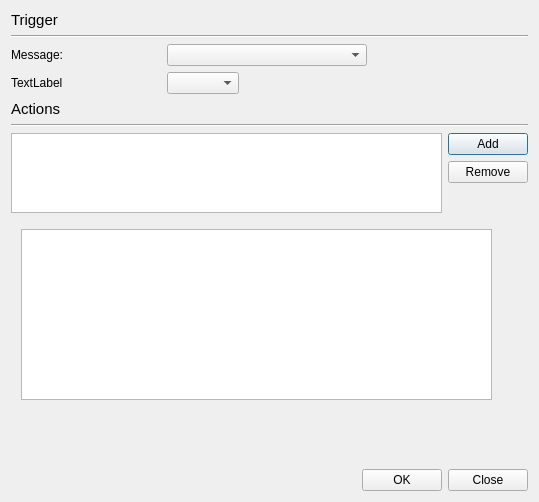
<?xml version="1.0" encoding="UTF-8"?>
<ui version="4.0">
 <class>DialogAction</class>
 <widget class="QDialog" name="DialogAction">
  <property name="geometry">
   <rect>
    <x>0</x>
    <y>0</y>
    <width>539</width>
    <height>502</height>
   </rect>
  </property>
  <property name="windowTitle">
   <string>Dialog</string>
  </property>
  <layout class="QVBoxLayout" name="verticalLayout">
   <item>
    <widget class="QLabel" name="label">
     <property name="font">
      <font>
       <pointsize>11</pointsize>
      </font>
     </property>
     <property name="text">
      <string>Trigger</string>
     </property>
    </widget>
   </item>
   <item>
    <widget class="Line" name="line">
     <property name="orientation">
      <enum>Qt::Horizontal</enum>
     </property>
    </widget>
   </item>
   <item>
    <layout class="QGridLayout" name="gridLayout">
     <property name="sizeConstraint">
      <enum>QLayout::SetDefaultConstraint</enum>
     </property>
     <property name="horizontalSpacing">
      <number>6</number>
     </property>
     <item row="2" column="0">
      <widget class="QLabel" name="label_4">
       <property name="text">
        <string>TextLabel</string>
       </property>
      </widget>
     </item>
     <item row="1" column="0">
      <widget class="QLabel" name="label_3">
       <property name="sizePolicy">
        <sizepolicy hsizetype="Fixed" vsizetype="Preferred">
         <horstretch>0</horstretch>
         <verstretch>0</verstretch>
        </sizepolicy>
       </property>
       <property name="minimumSize">
        <size>
         <width>150</width>
         <height>0</height>
        </size>
       </property>
       <property name="text">
        <string>Message:</string>
       </property>
       <property name="scaledContents">
        <bool>false</bool>
       </property>
       <property name="alignment">
        <set>Qt::AlignLeading|Qt::AlignLeft|Qt::AlignVCenter</set>
       </property>
       <property name="wordWrap">
        <bool>false</bool>
       </property>
      </widget>
     </item>
     <item row="1" column="1">
      <layout class="QHBoxLayout" name="horizontalLayout">
       <item>
        <widget class="QComboBox" name="comboBox">
         <property name="sizePolicy">
          <sizepolicy hsizetype="Fixed" vsizetype="Fixed">
           <horstretch>0</horstretch>
           <verstretch>0</verstretch>
          </sizepolicy>
         </property>
         <property name="minimumSize">
          <size>
           <width>200</width>
           <height>0</height>
          </size>
         </property>
         <property name="editable">
          <bool>false</bool>
         </property>
        </widget>
       </item>
       <item>
        <spacer name="horizontalSpacer">
         <property name="orientation">
          <enum>Qt::Horizontal</enum>
         </property>
         <property name="sizeHint" stdset="0">
          <size>
           <width>40</width>
           <height>20</height>
          </size>
         </property>
        </spacer>
       </item>
      </layout>
     </item>
     <item row="2" column="1">
      <widget class="QComboBox" name="comboBox_2">
       <property name="sizePolicy">
        <sizepolicy hsizetype="Fixed" vsizetype="Fixed">
         <horstretch>0</horstretch>
         <verstretch>0</verstretch>
        </sizepolicy>
       </property>
      </widget>
     </item>
    </layout>
   </item>
   <item>
    <widget class="QLabel" name="label_2">
     <property name="font">
      <font>
       <pointsize>11</pointsize>
      </font>
     </property>
     <property name="text">
      <string>Actions</string>
     </property>
    </widget>
   </item>
   <item>
    <widget class="Line" name="line_2">
     <property name="orientation">
      <enum>Qt::Horizontal</enum>
     </property>
    </widget>
   </item>
   <item>
    <widget class="QFrame" name="frame">
     <property name="sizePolicy">
      <sizepolicy hsizetype="Expanding" vsizetype="Fixed">
       <horstretch>0</horstretch>
       <verstretch>0</verstretch>
      </sizepolicy>
     </property>
     <layout class="QHBoxLayout" name="horizontalLayout_3">
      <property name="sizeConstraint">
       <enum>QLayout::SetDefaultConstraint</enum>
      </property>
      <property name="leftMargin">
       <number>0</number>
      </property>
      <property name="topMargin">
       <number>0</number>
      </property>
      <property name="rightMargin">
       <number>0</number>
      </property>
      <property name="bottomMargin">
       <number>0</number>
      </property>
      <item>
       <widget class="QListView" name="listView">
        <property name="sizePolicy">
         <sizepolicy hsizetype="Expanding" vsizetype="Expanding">
          <horstretch>0</horstretch>
          <verstretch>0</verstretch>
         </sizepolicy>
        </property>
        <property name="maximumSize">
         <size>
          <width>16777215</width>
          <height>80</height>
         </size>
        </property>
       </widget>
      </item>
      <item>
       <layout class="QVBoxLayout" name="verticalLayout_2">
        <item>
         <widget class="QPushButton" name="pushButton_4">
          <property name="text">
           <string>Add</string>
          </property>
         </widget>
        </item>
        <item>
         <widget class="QPushButton" name="pushButton_3">
          <property name="text">
           <string>Remove</string>
          </property>
         </widget>
        </item>
        <item>
         <spacer name="verticalSpacer">
          <property name="orientation">
           <enum>Qt::Vertical</enum>
          </property>
          <property name="sizeHint" stdset="0">
           <size>
            <width>20</width>
            <height>20</height>
           </size>
          </property>
         </spacer>
        </item>
       </layout>
      </item>
     </layout>
    </widget>
   </item>
   <item>
    <widget class="QStackedWidget" name="stackedWidget">
     <property name="sizePolicy">
      <sizepolicy hsizetype="Expanding" vsizetype="Expanding">
       <horstretch>0</horstretch>
       <verstretch>0</verstretch>
      </sizepolicy>
     </property>
     <property name="frameShape">
      <enum>QFrame::NoFrame</enum>
     </property>
     <property name="currentIndex">
      <number>1</number>
     </property>
     <widget class="QWidget" name="page">
      <widget class="QPushButton" name="pushButton_5">
       <property name="geometry">
        <rect>
         <x>10</x>
         <y>10</y>
         <width>75</width>
         <height>23</height>
        </rect>
       </property>
       <property name="text">
        <string>PushButton</string>
       </property>
      </widget>
     </widget>
     <widget class="QWidget" name="page_2">
      <widget class="QTextEdit" name="textEdit">
       <property name="geometry">
        <rect>
         <x>10</x>
         <y>10</y>
         <width>471</width>
         <height>171</height>
        </rect>
       </property>
      </widget>
     </widget>
    </widget>
   </item>
   <item>
    <layout class="QHBoxLayout" name="horizontalLayout_2">
     <item>
      <spacer name="horizontalSpacer_2">
       <property name="orientation">
        <enum>Qt::Horizontal</enum>
       </property>
       <property name="sizeHint" stdset="0">
        <size>
         <width>40</width>
         <height>20</height>
        </size>
       </property>
      </spacer>
     </item>
     <item>
      <widget class="QPushButton" name="pushButton_2">
       <property name="text">
        <string>OK</string>
       </property>
      </widget>
     </item>
     <item>
      <widget class="QPushButton" name="pushButton">
       <property name="sizePolicy">
        <sizepolicy hsizetype="Fixed" vsizetype="Fixed">
         <horstretch>0</horstretch>
         <verstretch>0</verstretch>
        </sizepolicy>
       </property>
       <property name="text">
        <string>Close</string>
       </property>
      </widget>
     </item>
    </layout>
   </item>
  </layout>
 </widget>
 <resources/>
 <connections/>
</ui>
